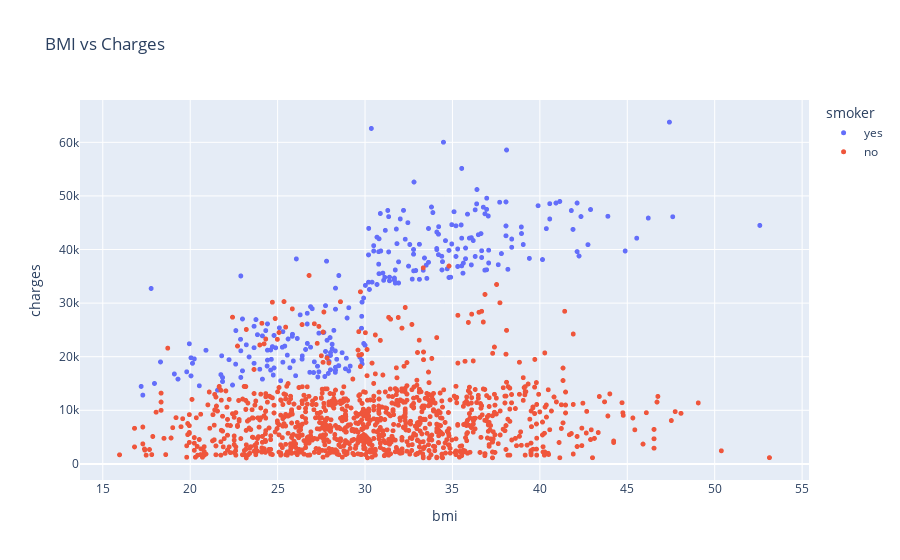

Notebook code cell kept with this figure:
### Code cell
fig = px.scatter(df,
                 x='bmi',
                 y='charges',
                 color = 'smoker',
                 title = 'BMI vs Charges')

fig.update_traces(marker_size=5)
fig.show()

### Figure 1 — Plotly figure (JSON) as saved in the notebook; plotly's stock layout.template omitted (floating-point values rounded to 4 significant figures; data arrays with more than 128 entries replaced by an {"elided": "..."} marker saying what was removed)
{"data": [{"hovertemplate": "smoker=yes<br>bmi=%{x}<br>charges=%{y}<extra></extra>", "legendgroup": "yes", "marker": {"color": "#636efa", "size": 5, "symbol": "circle"}, "mode": "markers", "name": "yes", "showlegend": true, "type": "scattergl", "x": {"elided": "274 float values"}, "xaxis": "x", "y": {"elided": "274 float values"}, "yaxis": "y"}, {"hovertemplate": "smoker=no<br>bmi=%{x}<br>charges=%{y}<extra></extra>", "legendgroup": "no", "marker": {"color": "#EF553B", "size": 5, "symbol": "circle"}, "mode": "markers", "name": "no", "showlegend": true, "type": "scattergl", "x": {"elided": "1064 float values"}, "xaxis": "x", "y": {"elided": "1064 float values"}, "yaxis": "y"}], "layout": {"legend": {"title": {"text": "smoker"}, "tracegroupgap": 0}, "title": {"text": "BMI vs Charges"}, "xaxis": {"anchor": "y", "domain": [0, 1], "title": {"text": "bmi"}}, "yaxis": {"anchor": "x", "domain": [0, 1], "title": {"text": "charges"}}}}
